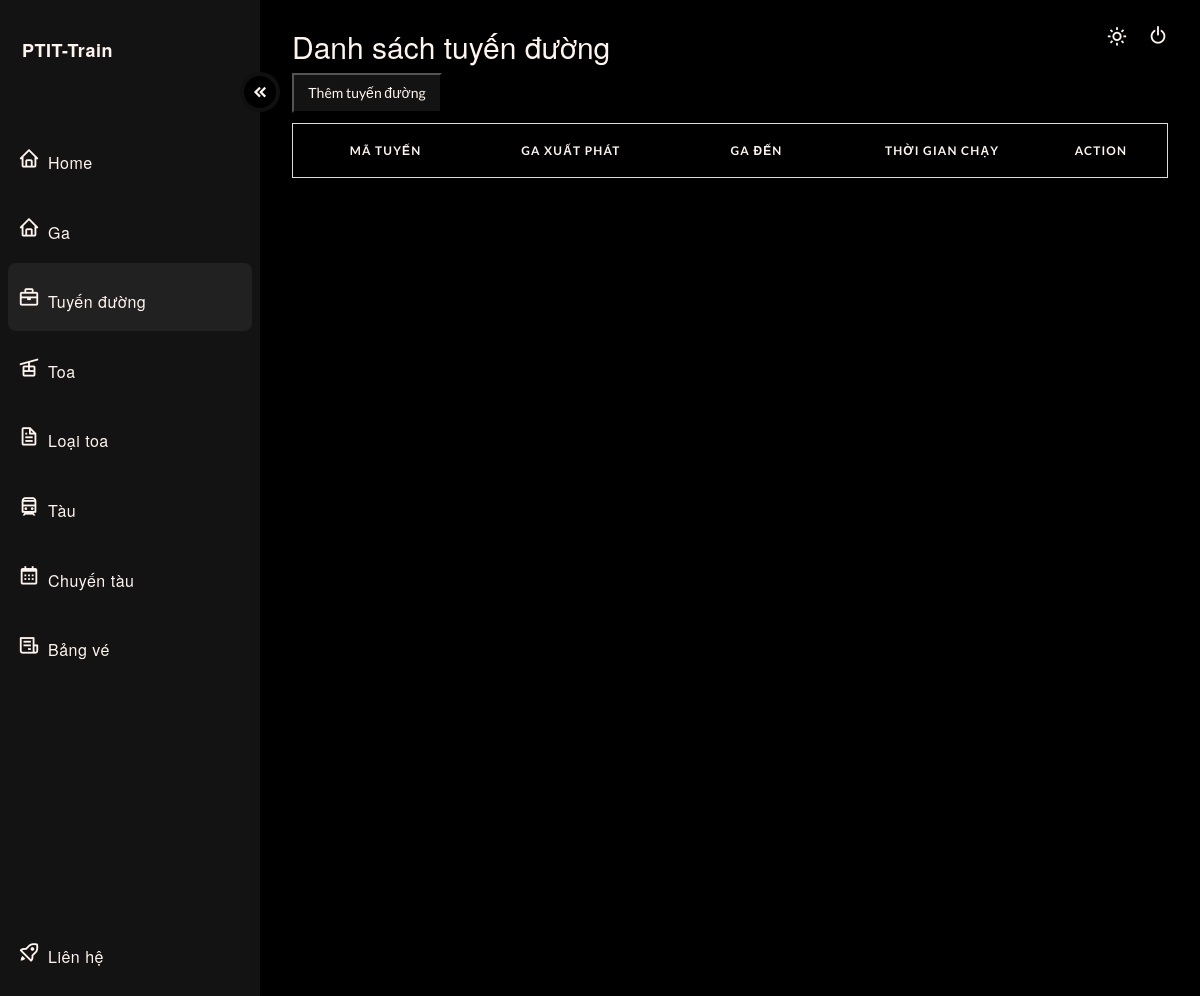
The app's page /?type=admin&page=tuyenduong (signed in), older data.
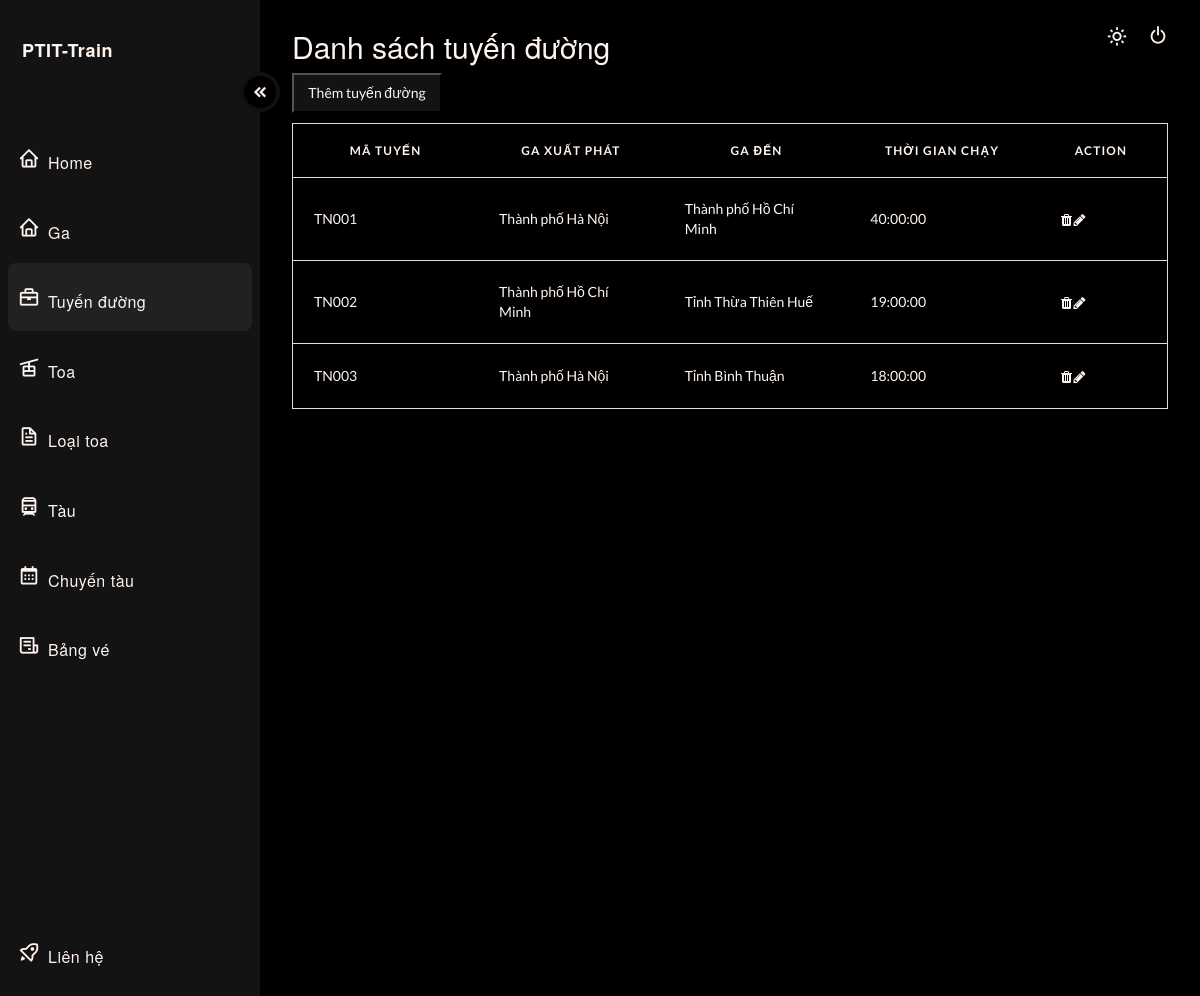
The same page, newer data.
### tables this page shows
CREATE TABLE Ga (
  `MaGa` VARCHAR(20) PRIMARY KEY,
  `TenGa` NVARCHAR(100)
);

### src/controller/Controller.php (called while the page is built, shortened)
<?php
    class Controller{
        public function menu_bar(){
            include 'view/admin/menu_bar_admin.php';
        }
    }
?>

### src/index.php (called while the page is built)
<?php
    require 'route.php';
?>

### src/controller/TuyenDuongController.php (called while the page is built, shortened)
<?php
    class TuyenDuongController{
        public function index(){
            include './module/TuyenDuongModule/TuyenDuong.php';
            $arrTuyenDuong = (new TuyenDuong)->load();
            include './view/admin/dashboard_tuyenduong.php';
		}
    }
?>

### src/module/db.php (called while the page is built, shortened)
<?php
    class DB{
        private function conn() {
            $connectionString = "mysql:host=" . getenv('MYSQL_HOSTNAME') . ";dbname=" . getenv('MYSQL_DATABASE');
            $conn = new \PDO($connectionString, getenv('MYSQL_USER'), getenv('MYSQL_PASSWORD'));
            $conn->setAttribute(PDO::ATTR_ERRMODE, PDO::ERRMODE_EXCEPTION);
            return $conn;
        }
        public function select($sql, $params = null)
        {
            $connect = $this->conn();
            if($params != null){
                $res = $connect->prepare($sql);
                $res->execute($params);
            }
            else {
                $res = $connect->query($sql);
            }
            $res->setFetchMode(PDO::FETCH_ASSOC);
            return $res;
        }
    }
?>

### src/module/TuyenDuongModule/TuyenDuong.php (called while the page is built, shortened)
<?php
    include_once "./module/db.php";
    include "TuyenDuongObject.php";
        class TuyenDuong{
            function load(){
                try {
                    $db = new DB();
                    $sql = "select tmp.*, Ga.TenGa as TenGaDiemDen from Ga,
                    (
                        select T.*, G.TenGa as TenGaXuatPhat from TuyenDuong as T, Ga as G
                        where T.XuatPhat = G.MaGa
                    ) as tmp
                    where tmp.DiemDen = Ga.MaGa";
                    $sth = $db->select($sql);
                    $arr = [];
                    while($row = $sth->fetch()) {
                        $obj = new TuyenDuongObject($row);
                        $arr[] = $obj;
                    }
                        return $arr;
                    }
                catch (PDOException $e) {
                    return  $sql . "<br>" . $e->getMessage();
                }
            }
        }
?>

### src/module/TuyenDuongModule/TuyenDuongObject.php (called while the page is built, shortened)
<?php
    class TuyenDuongObject{
        private $MaTuyenDuong;
        private $XuatPhat;
        private $DiemDen;
        private $TenGaXuatPhat;
        private $TenGaDiemDen;
        private $ThoiGianChay;
        public function __construct($row)
        {
            $this->MaTuyenDuong = $row['MaTuyenDuong'];
            $this->XuatPhat = $row['XuatPhat'];
            $this->DiemDen = $row['DiemDen'];
            $this->TenGaXuatPhat = $row['TenGaXuatPhat'];
            $this->TenGaDiemDen = $row['TenGaDiemDen'];
            $this->ThoiGianChay = $row['ThoiGianChay'];
        }
        public function getDiemDen()
        {
                return $this->DiemDen;
        }
        public function getXuatPhat()
        {
                return $this->XuatPhat;
        }
        public function getMaTuyenDuong()
        {
                return $this->MaTuyenDuong;
        }
        public function getTenGaXuatPhat()
        {
                return $this->TenGaXuatPhat;
        }
        public function getTenGaDiemDen()
        {
                return $this->TenGaDiemDen;
        }
        public function getThoiGianChay()
        {
                return $this->ThoiGianChay;
        }
    }
?>

### src/view/admin/dashboard_tuyenduong.php (the view, shortened to what this page needs)
  <main>
    <header>
      <div class="text">
        <h2>Danh sách tuyến đường</h2>
<table id="myTable">
  <button style="background-color:var(--accent-clr); color: var(--text);; width: 150px; height: 40px; margin-bottom: 10px;" id="addBtn">Thêm tuyến đường</button>
  <thead>
    <tr>
      <th scope="col" width="70px">Mã tuyến</th>
      <th scope="col" width="70px">Ga xuất phát</th>
      <th scope="col" width="70px">Ga đến</th>
      <th scope="col" width="70px">Thời gian chạy</th>
      <th scope="col" width="50px">Action</th>
    </tr>
  </thead>
  <tbody>
    <?php foreach($arrTuyenDuong as $each): ?>
    <form>
    <tr>
        <td data-label="LineCode" >
          <?php echo $each->getMaTuyenDuong(); ?>
        </td>
        <td data-label="StartStation" value ="<?php echo $each->getXuatPhat(); ?>">
          <?php echo $each->getTenGaXuatPhat(); ?>
        </td>
        <td data-label="ToStation" value="<?php echo $each->getDiemDen(); ?>">
          <?php echo $each->getTenGaDiemDen(); ?>
        </td>
        <td data-label="Time2Run">
          <?php echo $each->getThoiGianChay(); ?>
        </td>
        <td data-label="Period">
          <i class="fa fa-trash ticon"></i>
          <i class="fa fa-pencil"></i>
      </tr>
    </form>
    <?php endforeach; ?>
  </tbody>
</table>
      <div>
        <button style="position: absolute; top: 21px; right: 60px;" id="theme_switch">
          <i class='bx bx-sun'></i>
        </button>
      </div>
      <div>
        <button class="log" id="theme_switch">
          <i style="margin-left: 8px; position: absolute; margin-left: 8px;top: 24px;right: 23px;" class='bx bx-power-off'></i>
        </button>
      </div>
    </header>
  </main>
</div>
</body>
</html>

### src/route.php (shortened to what this page needs)
<?php
   require_once 'controller/Controller.php';
   require_once 'controller/TuyenDuongController.php';
    $action = $_GET['action'] ?? 'index';
    $page = $_GET['page'] ?? 'base';
    $type = $_GET['type'] ?? '';
    switch($type){
		case 'admin':
			switch($page){
                case 'tuyenduong':
                    switch($action){
                        case 'index':
                            (new Controller)->menu_bar();
                            (new TuyenDuongController)->index();
                            break;
                    }
                    break;
			}
            break;
	}
?>

### src/view/admin/menu_bar_admin.php (shortened to what this page needs)
<!DOCTYPE html>
<html>
<head>
  <link rel="stylesheet" href="https://weareoutman.github.io/clockpicker/dist/jquery-clockpicker.min.css"></link>
  <link rel="stylesheet" href="https://cdn.jsdelivr.net/npm/sweetalert2@11.1.4/dist/sweetalert2.min.css">
  <link href="https://cdn.jsdelivr.net/npm/bootstrap@5.2.3/dist/css/bootstrap.min.css" rel="stylesheet">
	<link href='https://unpkg.com/boxicons@2.1.4/css/boxicons.min.css' rel='stylesheet'>
	<link rel="stylesheet" href="https://cdnjs.cloudflare.com/ajax/libs/font-awesome/4.7.0/css/font-awesome.min.css">
	<link rel="stylesheet" type="text/css" href="/view/css/dashboard.css">
    	<link rel="stylesheet" href="/view/css/train.css">
</head>
<body>
<div id="page_wrapper">
  <div id="sidenav" class="sidenav">
    <div class="sidenav_header">
      <div class="logo_section">
        <h3>PTIT-Train</h3>
      </div>
      <a href="?type=admin&page=home_admin" class="sidenav_link home">
        <i class='bx bx-home'></i>
        <h3>Home</h3>
      </a>
      <a href="?type=admin&page=ga" class="sidenav_link ga">
        <i class='bx bx-home'></i>
        <h3>Ga</h3>
      </a>
      <a href="?type=admin&page=tuyenduong" class="sidenav_link tuyenduong">
        <i class='bx bx-briefcase'></i>
        <h3>Tuyến đường</h3>
      </a>
      <a href="?type=admin&page=toa" class="sidenav_link toa">
        <i class='bx bx-cable-car'></i>
        <h3>Toa</h3>
      </a>
      <a href="?type=admin&page=loaitoa" class="sidenav_link loaitoa">
        <i class='bx bx-file'></i>
        <h3>Loại toa</h3>
      </a>
      <a href="?type=admin&page=tau" class="sidenav_link tau">
        <i class='bx bx-train'></i>
        <h3>Tàu</h3>
      </a>
      <a href="?type=admin&page=chuyentau" class="sidenav_link chuyentau">
        <i class='bx bx-calendar'></i>
        <h3>Chuyến tàu</h3>
      </a>
      <a href="?type=admin&page=bangve" class="sidenav_link bangve">
        <i class='bx bx-receipt'></i>
        <h3>Bảng vé</h3>
      </a>
    </div>
    <div class="sidenav_footer">
      <a href="?type=admin&page=lienhe" class="sidenav_link lienhe">
        <i class='bx bx-rocket'></i>
        <h3>Liên hệ</h3>
      </a>
  </div>
      <button id="nav_collapse_btn">
        <i class='bx bxs-chevrons-left'></i>
      </button>
</div>

### src/view/css/dashboard.css (style rules this page uses)
body { margin: 0px; padding: 0px; }
:root { --accent-clr: #131313; --accent-dark: #000000; --accent-light: rgba(155, 155, 155, .1); --text: seashell; }
#page_wrapper { height: 125vh; display: grid; grid-template-columns: 260px 1fr; font-family: 'Lato', sans-serif; box-sizing: border-box; background-color: var(--accent-dark); }
.sidenav { background-color: var(--accent-clr); height: 125vh; padding-inline: 8px; display: flex; flex-direction: column; position: relative; justify-content: space-between; }
.sidenav_link { display: flex; align-items: center; padding: 10px; margin-bottom: 2px; }
.sidenav_link.active { font-weight: 700; background-color: var(--accent-light); border-radius: 8px; }
.sidenav_link i { color: var(--text); }
.logo_section { height: 60px; margin-top: 16px; display: flex; align-items: center; margin-bottom: 48px; padding-inline: 14px; }
.logo_section h3 { font-weight: bold;font-size: 18px; }
#nav_collapse_btn { position: absolute; top: 72px; left: 240px; transition: 250ms ease-out; background-color: var(--accent-dark); border-radius: 99px; display: flex; align-items: center; justify-content: center; border: 4px solid var(--accent-light); height: 40px; width: 40px; cursor: pointer; }
#nav_collapse_btn > i { color: var(--text); font-size: 18px; margin-left: 8px; }
.bx { font-size: 22px;margin-right: 8px; }
h3 { color: var(--text); font-size: 16px; letter-spacing: .5px; }
a { text-decoration: none; }
.bx-calendar { position: relative; }
.sidenav_footer { margin-bottom: 12px; }
main { padding-inline: 32px; }
header { margin-top: 30px; display: flex; justify-content: space-between; }
h2 { font-size: 32px; font-weight: 300; margin-bottom: 12px; color: var(--text); }
#theme_switch { background-color: transparent; border: none; color: var(--text); display: flex; justify-content: center; align-items: center; cursor: pointer; border-radius: 8px; padding: 4px; }
.bx-sun { color: var(--text); padding-left: 8px; }
table { border-collapse: collapse; margin: 0; padding: 0; width: 100%; table-layout: fixed; color: var(--text); border-spacing: 0 15px; }
table tr { background-color:transparent; border: 1px solid #ddd!important; padding: .35em; margin-bottom: 10px; }
table th, table td { padding: 1.5em; text-align: left; }
table th { font-size: .85em; letter-spacing: .1em; text-transform: uppercase; }
.ticon { padding: 5px; background: var(--gray); border-radius: 4px; width: 15px; height: 15px; text-align: center; }

Row changes from the older to the newer data that the page shows:
added ga: MaTuyenDuong "TN001", TenGaXuatPhat "Thành phố Hà Nội", TenGa "Thành phố Hồ Chí Minh", ThoiGianChay "40:00:00"
added ga: MaTuyenDuong "TN002", TenGaXuatPhat "Thành phố Hồ Chí Minh", TenGa "Tỉnh Thừa Thiên Huế", ThoiGianChay "19:00:00"
added ga: MaTuyenDuong "TN003", TenGaXuatPhat "Thành phố Hà Nội", TenGa "Tỉnh Bình Thuận", ThoiGianChay "18:00:00"
